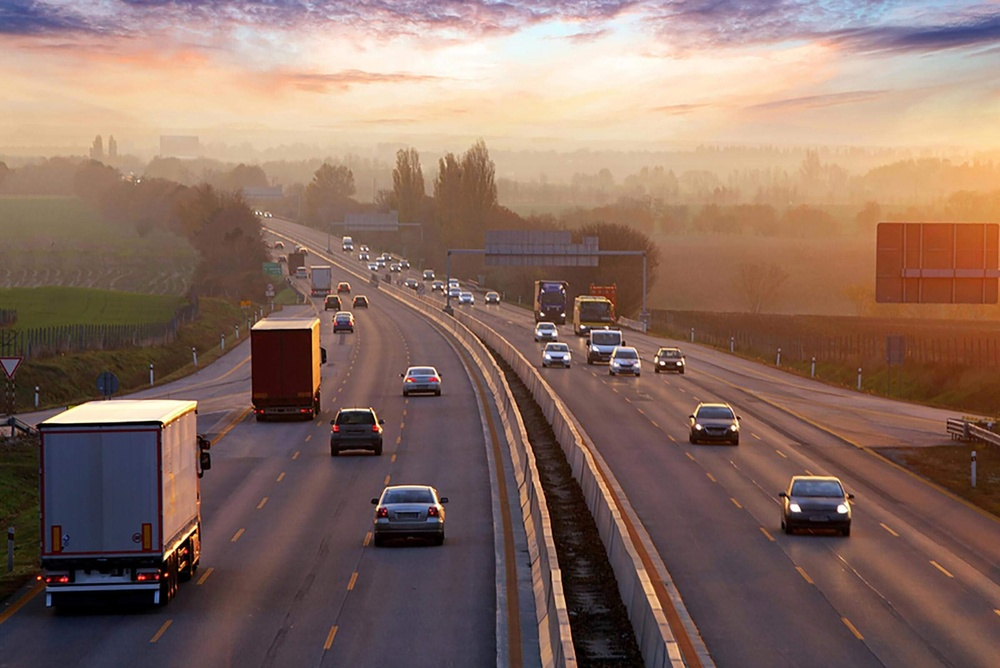
#> input picture Transform photos into Sketchs/road.jpg, 1000 x 668 px, shrunk from 2400 x 1603 before the run
$ jupyter execute proj.ipynb   (older library calls are emulated)
#> lines starting #> are read from the running program, lines starting #| are printed output that depends on the picture; after the words box and inside, x2 and y2 are one past the last pixel; in counts of white or black regions, pixels touching at a corner belong together
[cell 1]
import cv2
import numpy as np
import matplotlib.pyplot as plt

[cell 2]
img = cv2.imread('road.jpg')
#> img is the input picture: shape (668, 1000, 3); mean B, G, R 98.4, 109.4, 136.3
plt.imshow(img)

[cell 3]
img_rgb = cv2.cvtColor(img, cv2.COLOR_BGR2RGB)
plt.imshow(img_rgb)

[cell 4]
img_gray = cv2.cvtColor(img,cv2.COLOR_BGR2GRAY)
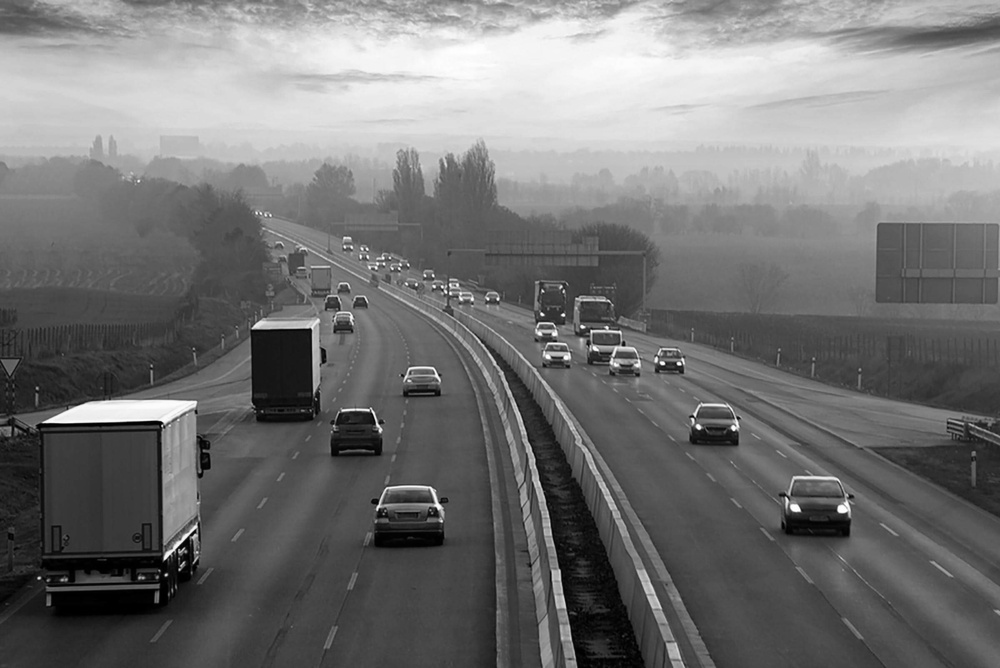
#> img_gray: shape (668, 1000); min 0, max 255, mean 116.2
plt.imshow(img_gray, cmap='gray')

[cell 5]
blur_img = cv2.GaussianBlur(img_gray,(5,5),2)
plt.imshow(blur_img,cmap='gray')

[cell 6]
sobelx = cv2.Sobel(blur_img,cv2.CV_64F,1,0)
sobely = cv2.Sobel(blur_img,cv2.CV_64F,0,1)
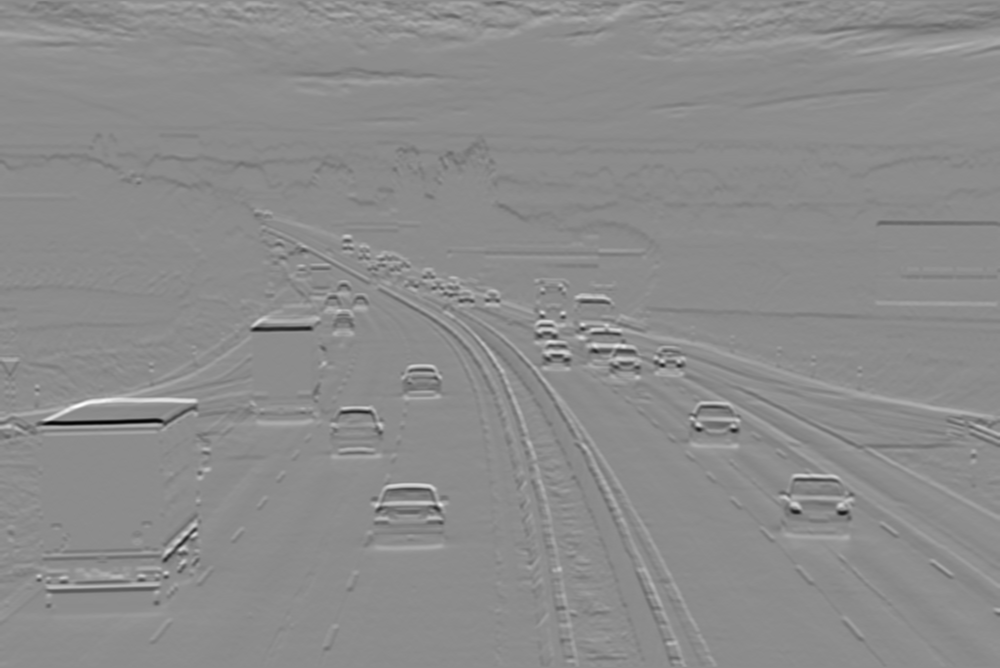
#> sobely: shape (668, 1000) float64; min -463, max 377, mean -1.1; drawn with min black and max white
gradmag_sq = np.square(sobelx) + np.square(sobely)
gradmag = np.sqrt(gradmag_sq)
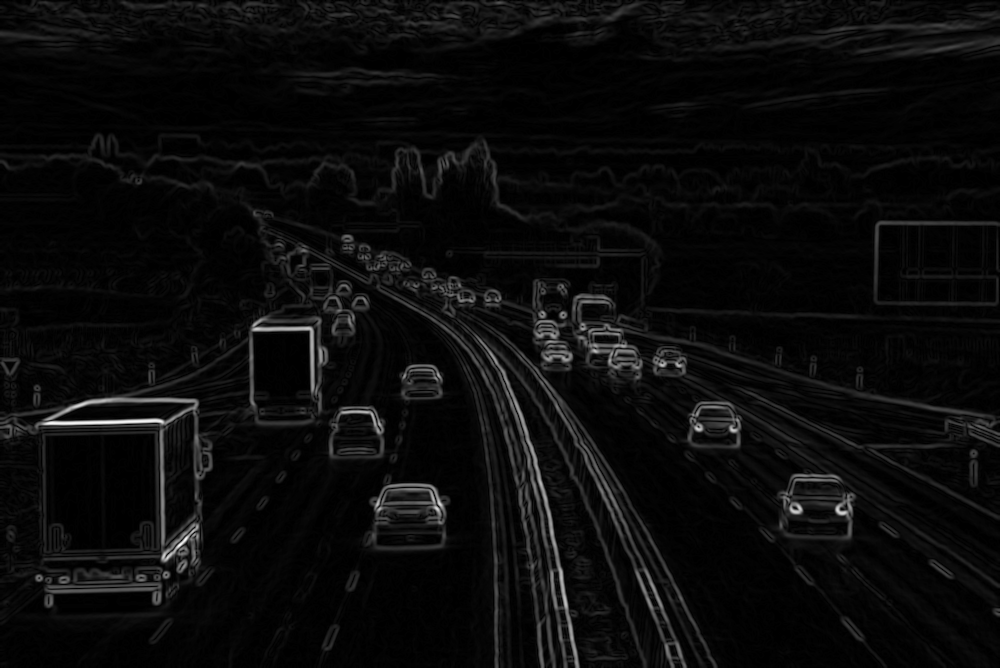
#> gradmag: shape (668, 1000) float64; min 0, max 468.1, mean 21; drawn with min black and max white

plt.imshow(gradmag,cmap='gray')

[cell 7]
gradmag_inv = 255-gradmag #Reversing the colors...
plt.imshow(gradmag_inv, cmap = "gray")

[cell 8]
thresh_value, thresh_img = cv2.threshold(gradmag_inv,10,255,cv2.THRESH_BINARY)
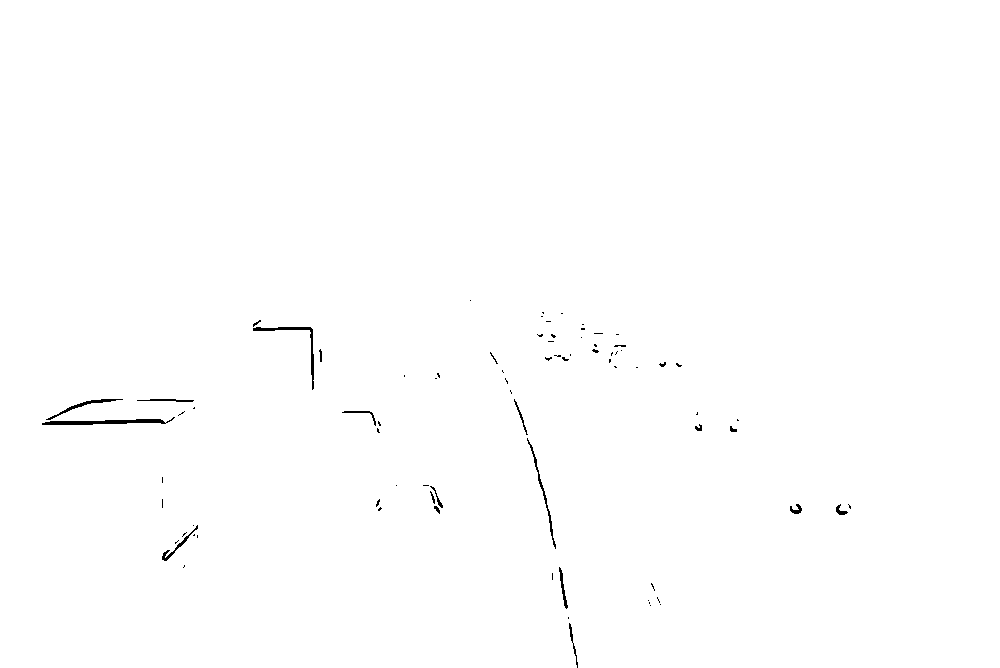
#> thresh_img: shape (668, 1000) float64; 99.6% white; black in thin lines or dots, all inside (x1, y1, x2, y2) = (42, 300, 851, 668)
plt.imshow(thresh_img, cmap = 'gray')

[cell 9]
pencilsketch_gray, pencilsketch_color  = cv2.pencilSketch(img_rgb, sigma_s=60, sigma_r=0.07, shade_factor=0.05)
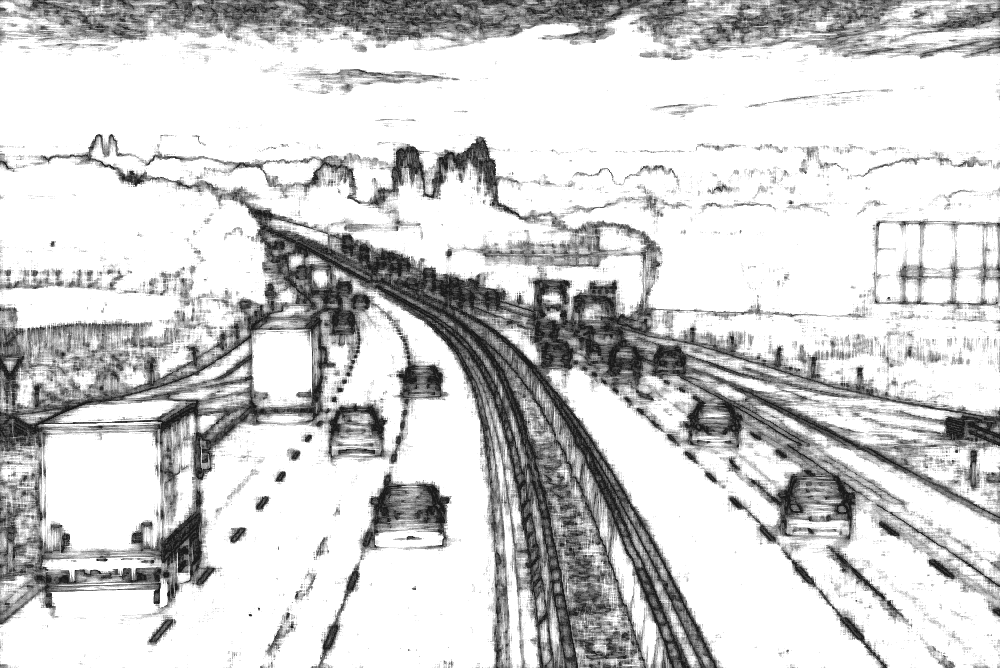
#> pencilsketch_gray: shape (668, 1000); min 26, max 255, mean 206.8
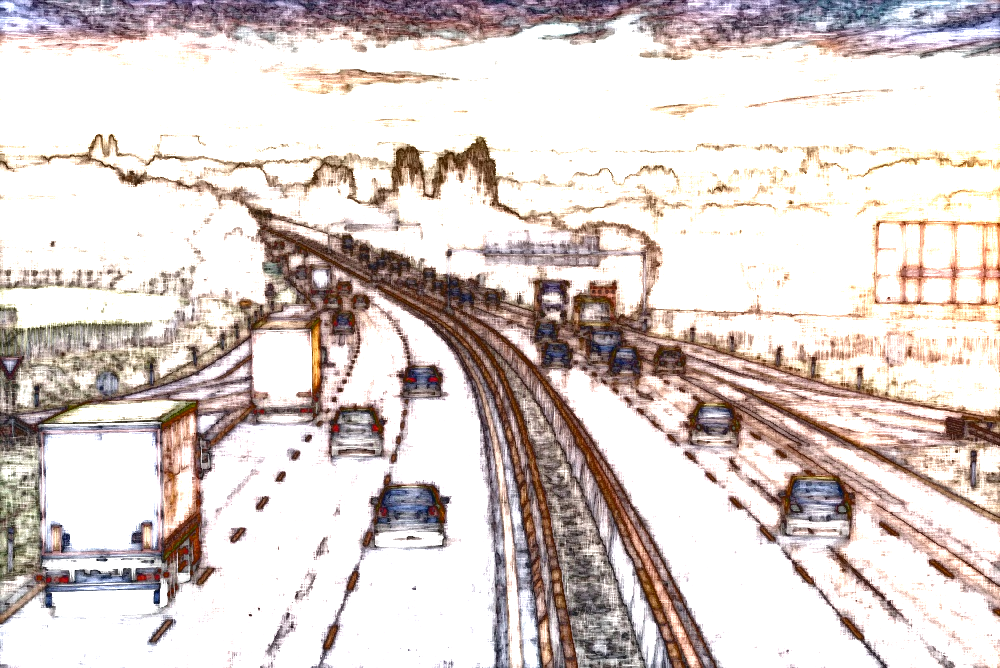
#> pencilsketch_color: shape (668, 1000, 3); mean R, G, B 216.8, 206.3, 202.9
plt.imshow(pencilsketch_gray, cmap ='gray') # To plot the black and white pencil sketch

[cell 10]
plt.imshow(pencilsketch_color) # To plot the colored sketch

[cell 11]
waterpainting = cv2.stylization(img_rgb, sigma_s=3, sigma_r=3)
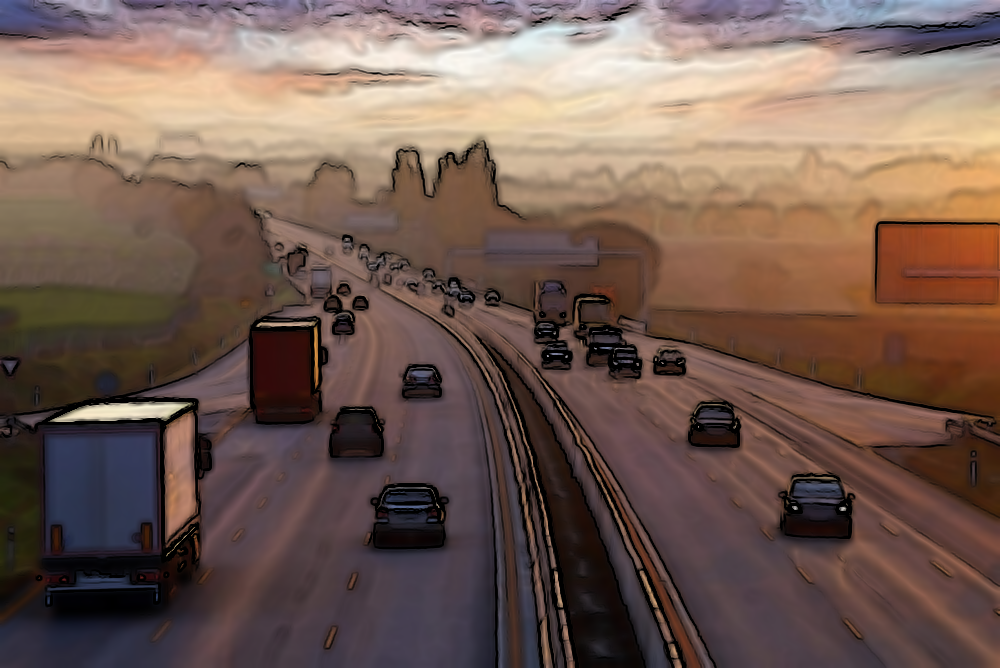
#> waterpainting: shape (668, 1000, 3); mean R, G, B 115.4, 92.8, 83.2
plt.imshow(waterpainting)
